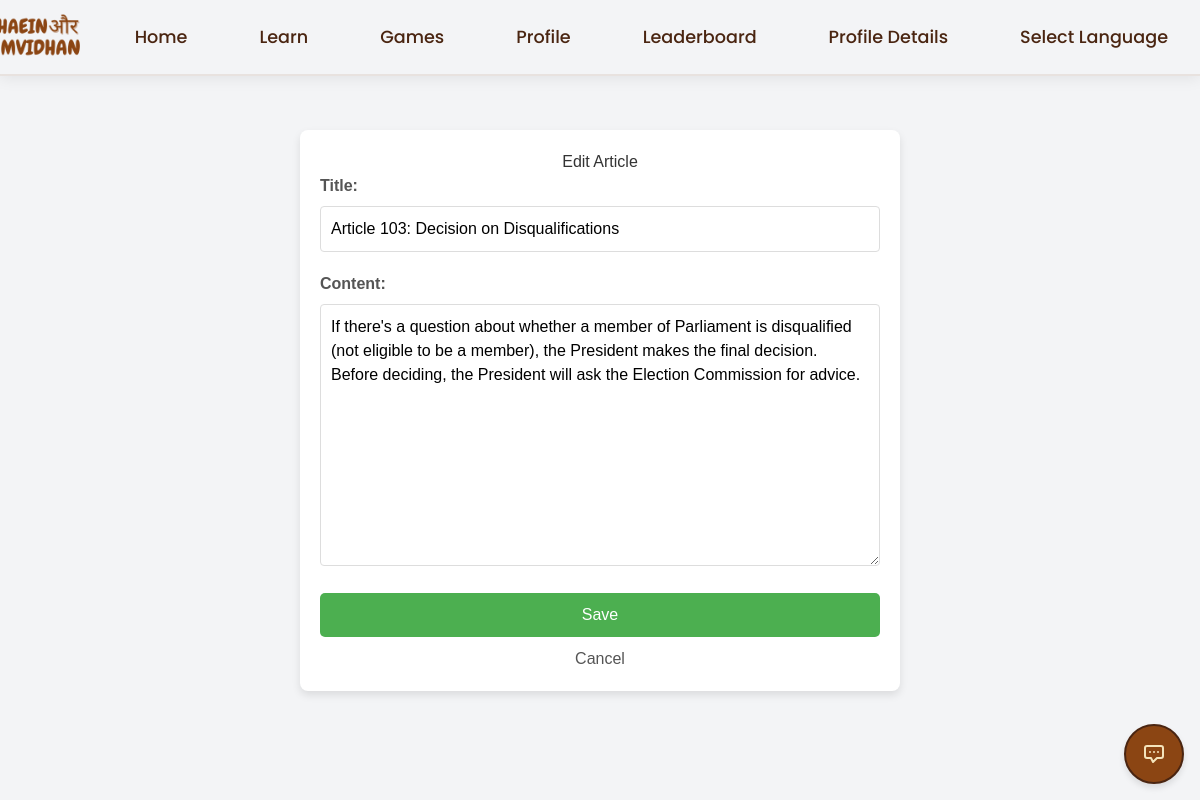
Page /housie-consti/edit/article/4/ (signed in) on the committed database.
### housie_consti/models.py (models this page shows, shortened)
class Article(models.Model):
    PART_CHOICES = [
        (5, 'Part 5'),
        (6, 'Part 6'),
    ]
    TYPE_CHOICES = [
        ('JUD', 'Judiciary'),
        ('LEG', 'Legislative'),
        ('EXEC', 'Executive'),
    ]
    title = models.CharField(max_length=255, default='')
    content = models.TextField(default='')
    article_number = models.CharField(max_length=10, default='')
    part = models.IntegerField(choices=PART_CHOICES, default=5)
    type = models.CharField(max_length=4, choices=TYPE_CHOICES, default='LEG')
    class Meta:
        ordering = ['article_number']
        verbose_name = "Constitutional Article"
        verbose_name_plural = "Constitutional Articles"

### housie_consti/views.py (the view)
# urls.py: path('edit/article/<int:article_id>/', views.edit_article, name='edit_article'),
@login_required
def edit_article(request, article_id):
    article = get_object_or_404(Article, id=article_id)
    if request.method == 'POST':
        form = ArticleForm(request.POST, instance=article)
        if form.is_valid():
            form.save()
            return redirect('article_detail', article_id=article.id)
    else:
        form = ArticleForm(instance=article)
    return render(request, 'housie_consti/article_form.html', {'form': form})

### housie_consti/forms.py
class ArticleForm(forms.ModelForm):
    class Meta:
        model = Article
        fields = ['title', 'content', 'article_number']

### users/templatetags/chat_widget.py (called while the page is built)
@register.inclusion_tag('users/chat_widget.html', takes_context=True)
def chat_widget(context):
    return {
        'request': context.get('request'),
    }

### housie_consti/templates/housie_consti/article_form.html (shortened to what this page needs)
{% extends 'base.html' %}
{% block content %}
<div class="form-container">
    <h2>{% if form.instance.id %}Edit Article{% else %}Add Article{% endif %}</h2>
    <form method="post">
        <label for="id_title">Title:</label>
        {{ form.title }}
        <label for="id_content">Content:</label>
        {{ form.content }}
        <button type="submit">Save</button>
    </form>
    <a href="{% url 'housie_consti:manage_articles' %}" class="cancel-link">Cancel</a>
</div>
{% endblock %}

### users/templates/base.html (style rules this page uses)
body { padding-top: 80px; }
* { cursor: auto !important; }
input[type="text"], input[type="email"], textarea { cursor: text; }
body { top: 0 !important; position: static !important; }
body { top: 0 !important; }

### housie_consti/templates/housie_consti/article_form.html (style rules this page uses)
body { font-family: 'Arial', sans-serif; background-color: #f0f4f8; }
.form-container { max-width: 600px; margin: 50px auto; padding: 20px; background: white; border-radius: 8px; box-shadow: 0 4px 8px rgba(0, 0, 0, 0.1); }
h2 { text-align: center; color: #333; }
label { display: block; margin-bottom: 8px; font-weight: bold; color: #555; }
input[type="text"], textarea { width: 100%; padding: 10px; margin-bottom: 20px; border: 1px solid #ddd; border-radius: 4px; font-size: 16px; }
button { background-color: #4CAF50; color: white; padding: 10px 15px; border: none; border-radius: 5px; cursor: pointer; font-size: 16px; width: 100%; }
.cancel-link { display: block; text-align: center; margin-top: 10px; color: #555; text-decoration: none; }

### rows in the picture
Article: title "Article 103: Decision on Disqualifications", content "If there's a question about whether a member of Parliament is disqualified (not eligible to be a member), the President makes the final decision. Before deciding, the President will ask the Election Commission for advice."
